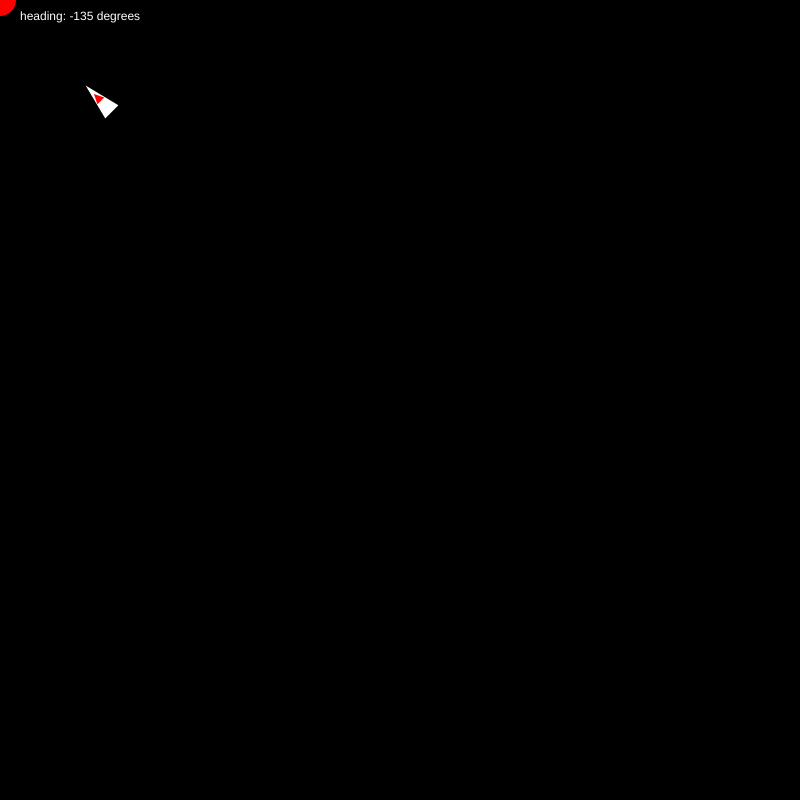
Frame 1 (no input)
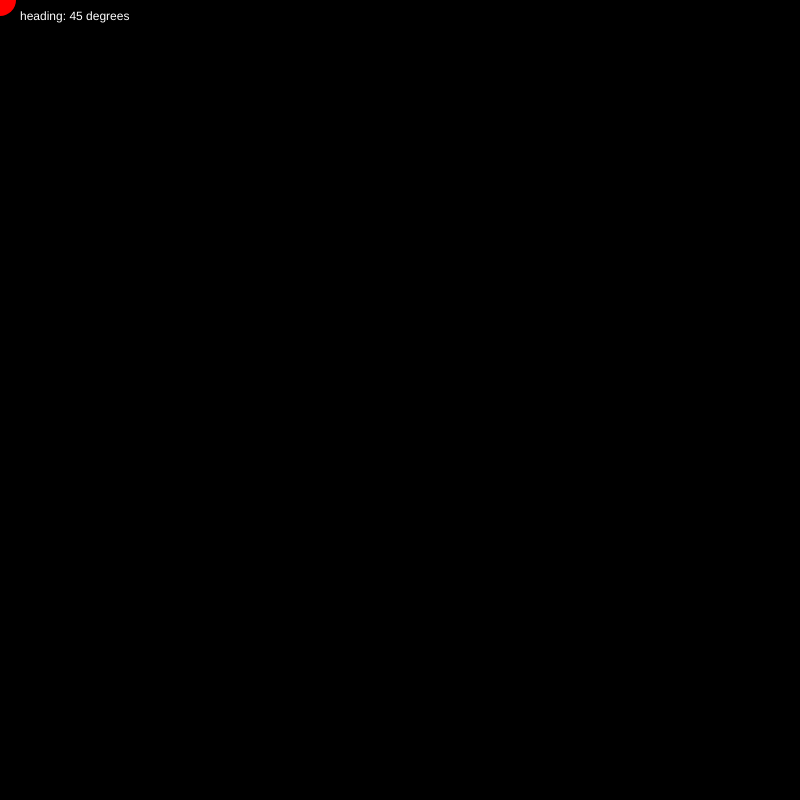
Frame 60 (no input)
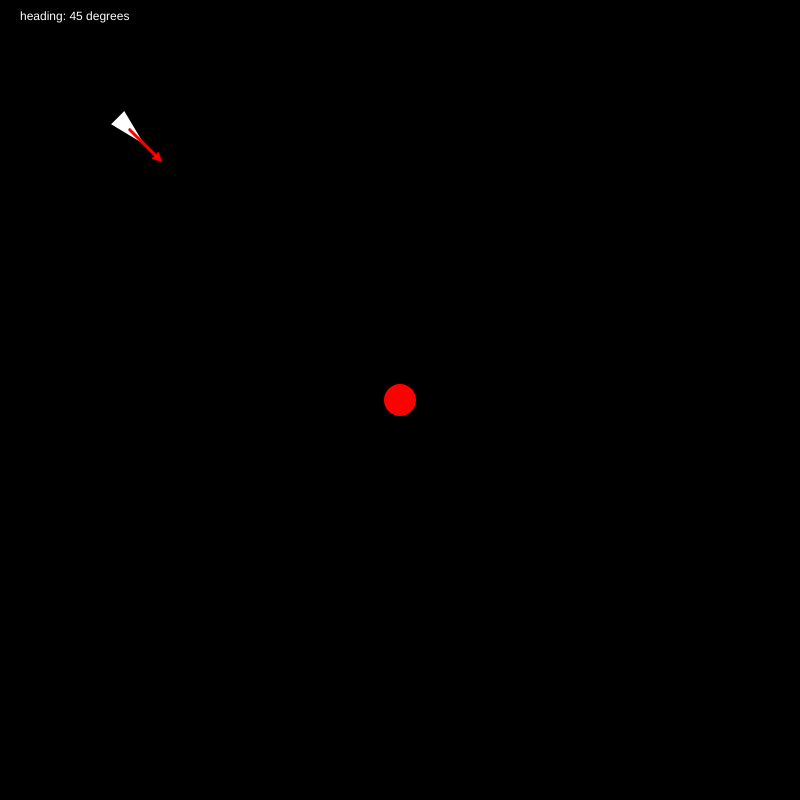
Frame 120 (the mouse pressed at the canvas centre since frame 60)

The p5.js sketch that drew these frames (run headless with seeded random() and noise() and a simulated clock; from frame 60 on, the mouse is pressed at the canvas centre):

// p5.js sketch
// ── sketch.js
let vehicle;
let target;

// la fonction setup est appelée une fois au démarrage du programme par p5.js
function setup() {
  // on crée un canvas de 800px par 800px
  createCanvas(800, 800);
  // on crée un véhicule à la position (100, 100)
  vehicle = new Vehicle(100, 100);
}

// la fonction draw est appelée en boucle par p5.js, 60 fois par seconde par défaut
// Le canvas est effacé automatiquement avant chaque appel à draw
function draw() {
  // fond noir pour le canvas
  background(0);

  // A partir de maintenant toutes les formes pleines seront en rouge
  fill(255, 0, 0);
  // pas de contours pour les formes.
  noStroke();

  // mouseX et mouseY sont des variables globales de p5.js, elles correspondent à la position de la souris
  // on les stocke dans un vecteur pour pouvoir les utiliser avec la méthode seek (un peu plus loin)
  // du vehicule
  target = createVector(mouseX, mouseY);

  // Dessine un cercle de rayon 32px à la position de la souris
  // la couleur de remplissage est rouge car on a appelé fill(255, 0, 0) plus haut
  // pas de contours car on a appelé noStroke() plus haut
  circle(target.x, target.y, 32);

  // On appelle la méthode seek du vehicule avec la position de la souris en paramètre
  vehicle.seek(target);

  // le vehicule a un comportement seek activé, l'appel à update va le faire se rapprocher de la position de la souris
  vehicle.update();

  // on dessine le véhicule
  vehicle.show();

  // draw text at 20, 20 with current heading
  fill(255);
  noStroke();
  let angle = vehicle.vel.heading();
  let angleDegree = degrees(angle);
  text("heading: " + angleDegree.toFixed(0) + " degrees", 20, 20);

}

// ── vehicle.js
class Vehicle {
  constructor(x, y) {
    // position du véhicule
    this.pos = createVector(x, y);
    // vitesse du véhicule
    this.vel = createVector(0, 0);
    // accélération du véhicule
    this.acc = createVector(0, 0);
    // vitesse maximale du véhicule
    this.maxSpeed = 4;
    // force maximale appliquée au véhicule
    this.maxForce = 0.25;
    // rayon du véhicule
    this.r = 16;
  }

  // seek est une méthode qui permet de faire se rapprocher le véhicule de la cible passée en paramètre
  seek(target) {
    // on calcule la direction vers la cible
    // C'est l'ETAPE 1 (action : se diriger vers une cible)
    let force = p5.Vector.sub(target, this.pos);

    // Dessous c'est l'ETAPE 2 : le pilotage (comment on se dirige vers la cible)
    // on limite ce vecteur à la longueur maxSpeed
    force.setMag(this.maxSpeed);
    // on calcule la force à appliquer pour atteindre la cible
    force.sub(this.vel);
    // on limite cette force à la longueur maxForce
    force.limit(this.maxForce);
    // on applique la force au véhicule
    this.applyForce(force);
  }

  // applyForce est une méthode qui permet d'appliquer une force au véhicule
  // en fait on additionne le vecteurr force au vecteur accélération
  applyForce(force) {
    this.acc.add(force);
  }

  update() {
    // on ajoute l'accélération à la vitesse. L'accélération est un incrément de vitesse
    // (accélératiion = dérivée de la vitesse)
    this.vel.add(this.acc);
    // on contraint la vitesse à la valeur maxSpeed
    this.vel.limit(this.maxSpeed);
    // on ajoute la vitesse à la position. La vitesse est un incrément de position, 
    // (la vitesse est la dérivée de la position)
    this.pos.add(this.vel);

    // on remet l'accélération à zéro
    this.acc.set(0, 0);
  }

  // On dessine le véhicule
  show() {
    // formes fil de fer en blanc
    stroke(255);
    // épaisseur du trait = 2
    strokeWeight(2);

    // formes pleines en blanc
    fill(255);

    // sauvegarde du contexte graphique (couleur pleine, fil de fer, épaisseur du trait, 
    // position et rotation du repère de référence)
    push();

    // on déplace le repère de référence.
    translate(this.pos.x, this.pos.y);
    // et on le tourne. heading() renvoie l'angle du vecteur vitesse (c'est l'angle du véhicule)
    rotate(this.vel.heading());

    // Dessin d'un véhicule sous la forme d'un triangle. Comme s'il était droit, avec le 0, 0 en haut à gauche
    triangle(-this.r, -this.r / 2, -this.r, this.r / 2, this.r, 0);
    // Que fait cette ligne ?
    //this.edges();

    // draw velocity vector
    pop();
    this.drawVelocityVector();
  }

  drawVelocityVector() {
    push();
    // Dessin du vecteur vitesse
    // Il part du centre du véhicule et va dans la direction du vecteur vitesse
    strokeWeight(3);
    stroke(255, 0, 0);
    line(this.pos.x, this.pos.y, this.pos.x + this.vel.x * 10, this.pos.y + this.vel.y * 10);
    // dessine une petite fleche au bout du vecteur vitesse
    let arrowSize = 5;
    translate(this.pos.x + this.vel.x * 10, this.pos.y + this.vel.y * 10);
    rotate(this.vel.heading());
    translate(-arrowSize / 2, 0);
    triangle(0, arrowSize / 2, 0, -arrowSize / 2, arrowSize, 0);
    pop();
  }
  
  // que fait cette méthode ?
  edges() {
    if (this.pos.x > width + this.r) {
      this.pos.x = -this.r;
    } else if (this.pos.x < -this.r) {
      this.pos.x = width + this.r;
    }
    if (this.pos.y > height + this.r) {
      this.pos.y = -this.r;
    } else if (this.pos.y < -this.r) {
      this.pos.y = height + this.r;
    }
  }
}
